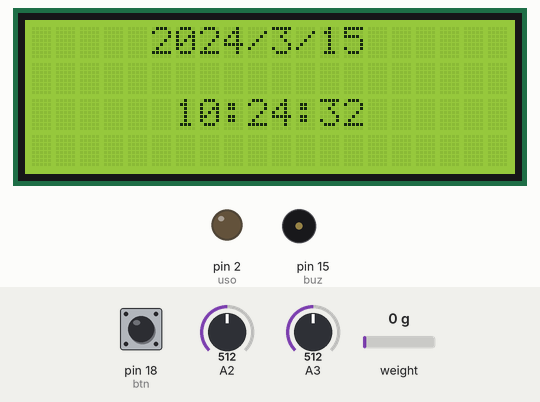
Simulated run of this sketch. Board: Arduino Uno, built with avr-gcc and run on an emulated ATmega328P. Parts: 20×4 character LCD, output pins drawn as LEDs (lit = HIGH), buzzer (waves = sounding, pin HIGH). The test bench sets the inputs (shaded band); at power-on: pin 18 (btn) LOW, weight on the scale 0 g, A2 = 512, A3 = 512. The local clock reads 2024-03-15 10:24:30 at power-on unless the sketch sets it; random numbers use the default seed unless the sketch sets one; what the sketch prints to the serial monitor is not drawn.

Above: at 2.2 s.
2.3 s: pin 18 (btn) pulled HIGH for 0.2 s
At 3.1 s:
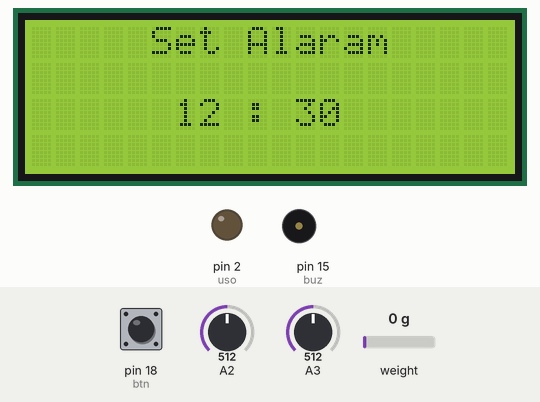
4.0 s: pin 18 (btn) pulled HIGH for 1 s
At 4.27 s:
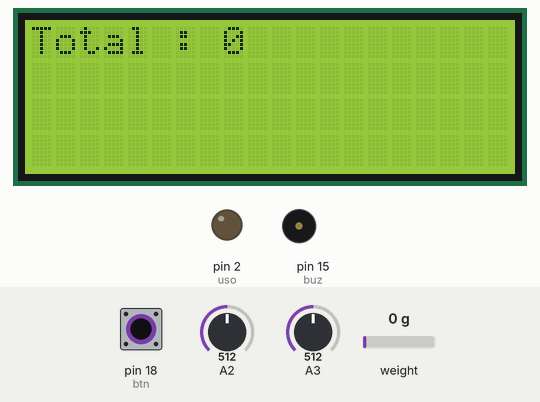
At 4.75 s:
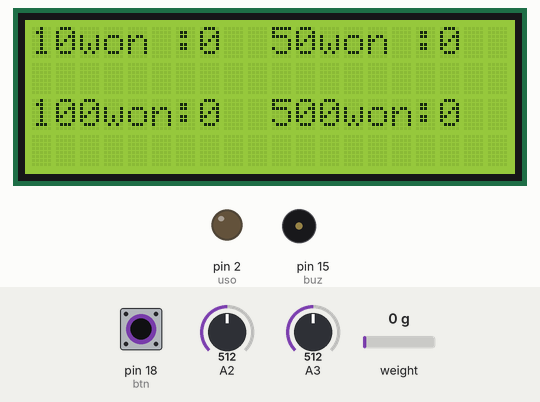
6.5 s: weight on the scale set to 1250 g
Timing chart, 0 to 9.5 s (numbered marks = the images above; inputs shaded):
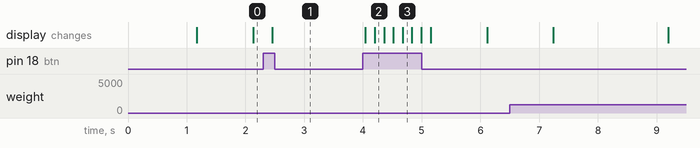

Measured:
- after the input at 4.0 s, the display: first changes at once (image 2 shows a later state)

The sketch:

robot_term_project.ino
```cpp
#include <LiquidCrystal.h>
#include <virtuabotixRTC.h>
#include "HX711.h"
#include <time.h>
#define calibration_factor -7050.0
#define DOUT  6
#define CLK  7

LiquidCrystal lcd(12,11,5,4,3,14);
virtuabotixRTC myRTC(8, 9, 10);
HX711 scale(DOUT, CLK);
int rtime = 0;
int showWindow = 0;
int btn = 18, usi = 13, uso = 2, buz = 15;
int hoursControl = 0, minControl = 0;
int num=0, num1 = 0;
int nTen=0,nFifty=0,nHundred=0,nFiveHundred=0, total=0;
int cnt=0,cnt1=0,cnt2=0,cnt3=0;
float prevWeight=0.0,weight=0.0;


bool ctrl=false;
void setup()
{
  pinMode(uso, OUTPUT);
  pinMode(usi, INPUT);
  pinMode(buz, OUTPUT);
  pinMode(btn, INPUT);
  lcd.setCursor(0, 0);
  lcd.begin(20, 4);
  scale.set_scale(calibration_factor);
  scale.tare();
  Serial.begin(9600);

   srand((unsigned)time(NULL));
  /*myRTC.setDS1302Time(00, 45, 14, 0, 5, 12, 2016);*/
}

/* Main program */
void loop()
{
  int randNum1=rand()%2+1;
  int randNum2=rand()%2+1;

  myRTC.updateTime();
  weight = scale.get_units();


  if(weight< 0) weight=0;
   // Serial.println(weight);

  if(weight >=1.4 &&weight <=2){
    cnt++;
    if(cnt==10){
    Serial.println("500won");
    scale.tare();
    nFiveHundred++;
    cnt=0;
    }
  }
  else if(weight < 1.4 && weight >= 0.9){
    cnt1++;
    if(cnt1==10){
      Serial.println("100won");
    nHundred++;
   scale.tare();
   cnt1=0;
    }
  }
else if(weight < 0.8 && weight >=0.4){
    cnt2++;
    if(cnt2==10){
      Serial.println("50won");
    nFifty++;
   scale.tare();
   cnt2=0;
    }
  }
  else if(weight < 0.4 && weight >=0.2){
    cnt3++;
    if(cnt3==10){
      Serial.println("10won");
    nTen++;
   scale.tare();
   cnt3=0;
    }
  }
  if(hoursControl == myRTC.hours && minControl == myRTC.minutes && 0 == myRTC.seconds && showWindow != 1 ){

      while(1) {
      lcd.clear();
      lcd.print("It's ");
      lcd.print(hoursControl);
      lcd.print(" : ");
      lcd.print(minControl);
      tone(buz, 440);
      digitalWrite(uso, HIGH);
      delayMicroseconds(20);
      digitalWrite(uso, LOW);
      delayMicroseconds(20);
      int duration = pulseIn(usi, HIGH);
      int centimeter = duration/58.2;


      lcd.print("           1");lcd.print(" X ");lcd.print(randNum2);lcd.print("= ? 100won ");lcd.print(num);
      lcd.print("  Insert ");
      if(centimeter <= 4 && centimeter >= 1) {//초음파 잡히고
          num++;

        if(num==randNum2)
        {
        noTone(buz);
        nHundred+=num;
        num=0;
        delay(200);
        scale.tare();

        break;
        }
        delay(20);
      }//알람 키고 끄는거
      delay(25);
    }
  }
  if(digitalRead(btn) == HIGH) {
    showWindow++;
    if(showWindow > 3) showWindow = 0;
  }
  if(showWindow == 0) {//시계
    lcd.clear();
    lcd.print("     ");
    lcd.print(myRTC.year);
    lcd.print("/");
    lcd.print(myRTC.month);
    lcd.print("/");
    lcd.print(myRTC.dayofmonth);
    lcd.print("     ");
    lcd.print("       ");
    lcd.print(myRTC.hours);
    lcd.print(":");
    lcd.print(myRTC.minutes);
    lcd.print(":");
    lcd.print(myRTC.seconds);
    lcd.print("         ");
    if(myRTC.seconds < 10)
    lcd.print(" ");
    }
    else if(showWindow==1) {//알람 세팅
        hoursControl = analogRead(A2);
        minControl = analogRead(A3);
        hoursControl = map(hoursControl, 0, 1023, 0, 24);
        minControl = map(minControl, 0, 1023, 0, 60);
        lcd.clear();
        lcd.print("     Set Alaram           ");
        lcd.print(hoursControl);
        lcd.print(" : ");
        lcd.print(minControl);
    }
    else if(showWindow==2){//동전 카운트
     lcd.clear();
     if(nTen > 10) {
     lcd.print("10won :");lcd.print(nTen); lcd.print(" ");
     } else {
      lcd.print("10won :");lcd.print(nTen); lcd.print("  ");
     }
     if(nFifty > 10) {
     lcd.print("50won :");lcd.print(nFifty); lcd.print(" ");
     } else {
      lcd.print("50won :");lcd.print(nFifty); lcd.print("  ");
     }
     lcd.print("100won:");lcd.print(nHundred); lcd.print("  ");
     lcd.print("500won:");lcd.print(nFiveHundred);
     lcd.print("  ");
    }
    else if (showWindow=3){//총합
     lcd.clear();
     total=100*nHundred+500*nFiveHundred+50*nFifty+10*nTen;
     lcd.print("Total : "); lcd.print(total);
    }

    delay(50);
}
```
